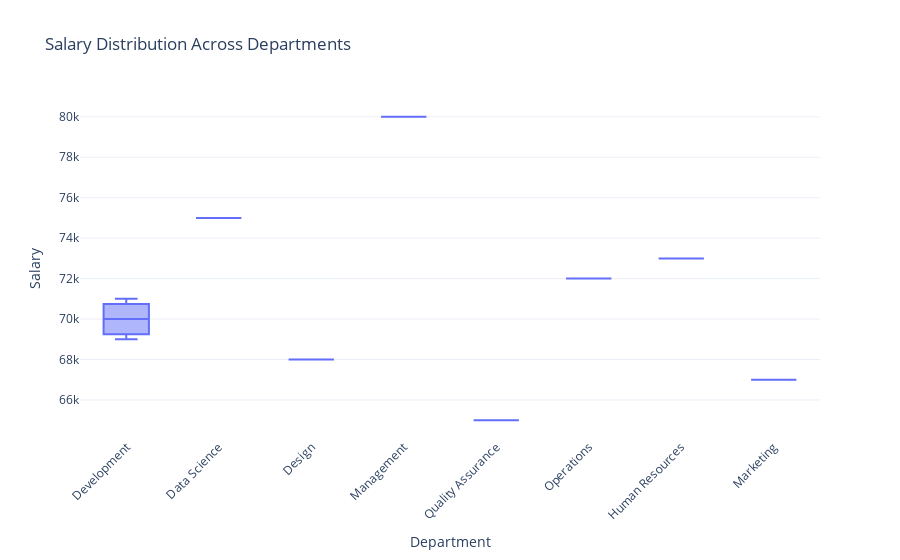

The notebook cell saved with this chart:
### Code cell
# Boxplot der Gehaltsverteilung über die Abteilungen
fig = px.box(df, 
             x='Department', 
             y='Salary', 
             title='Salary Distribution Across Departments')

# Layout anpassen
fig.update_layout(
    xaxis_title='Department',
    yaxis_title='Salary',
    xaxis_tickangle=-45,  # Rotiert die X-Achsen-Beschriftungen um 45 Grad
    template='plotly_white'  # Helles Design
)

# Boxplot anzeigen
fig.show()

### Figure 1 — Plotly figure (JSON) as saved in the notebook; plotly's stock layout.template omitted (floating-point values rounded to 4 significant figures)
{"data": [{"alignmentgroup": "True", "hovertemplate": "Department=%{x}<br>Salary=%{y}<extra></extra>", "legendgroup": "", "marker": {"color": "#636efa"}, "name": "", "notched": false, "offsetgroup": "", "orientation": "v", "showlegend": false, "type": "box", "x": ["Development", "Data Science", "Design", "Management", "Quality Assurance", "Operations", "Development", "Development", "Human Resources", "Marketing"], "x0": " ", "xaxis": "x", "y": [70000, 75000, 68000, 80000, 65000, 72000, 71000, 69000, 73000, 67000], "y0": " ", "yaxis": "y"}], "layout": {"boxmode": "group", "legend": {"tracegroupgap": 0}, "title": {"text": "Salary Distribution Across Departments"}, "xaxis": {"anchor": "y", "domain": [0, 1], "tickangle": -45, "title": {"text": "Department"}}, "yaxis": {"anchor": "x", "domain": [0, 1], "title": {"text": "Salary"}}}}
